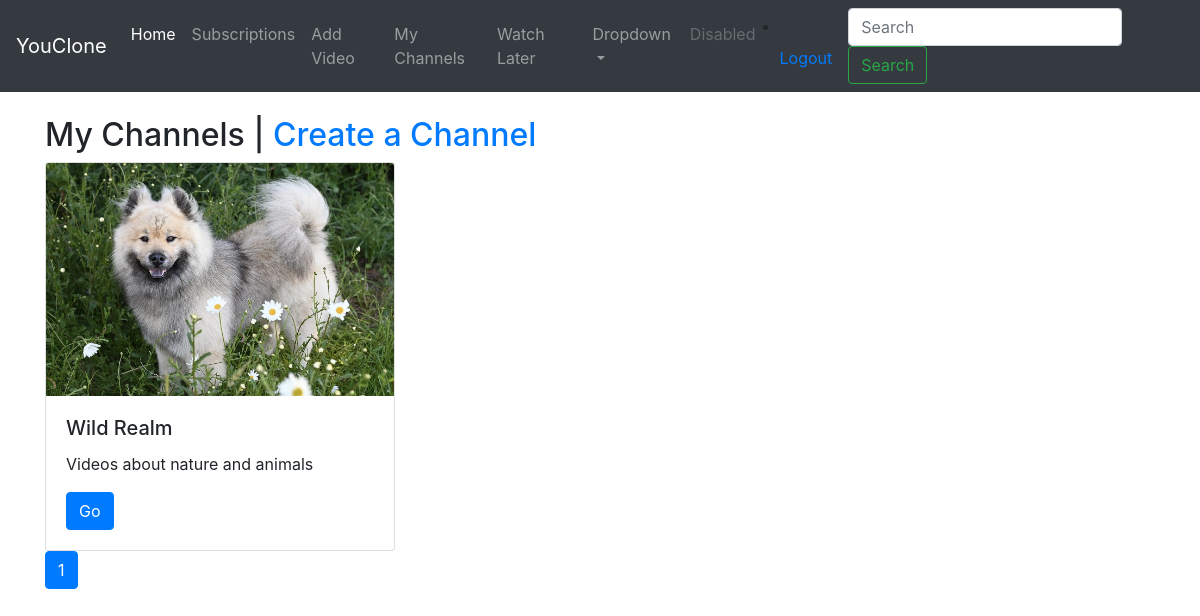
Before: /channel/ (signed in) with the older database file.
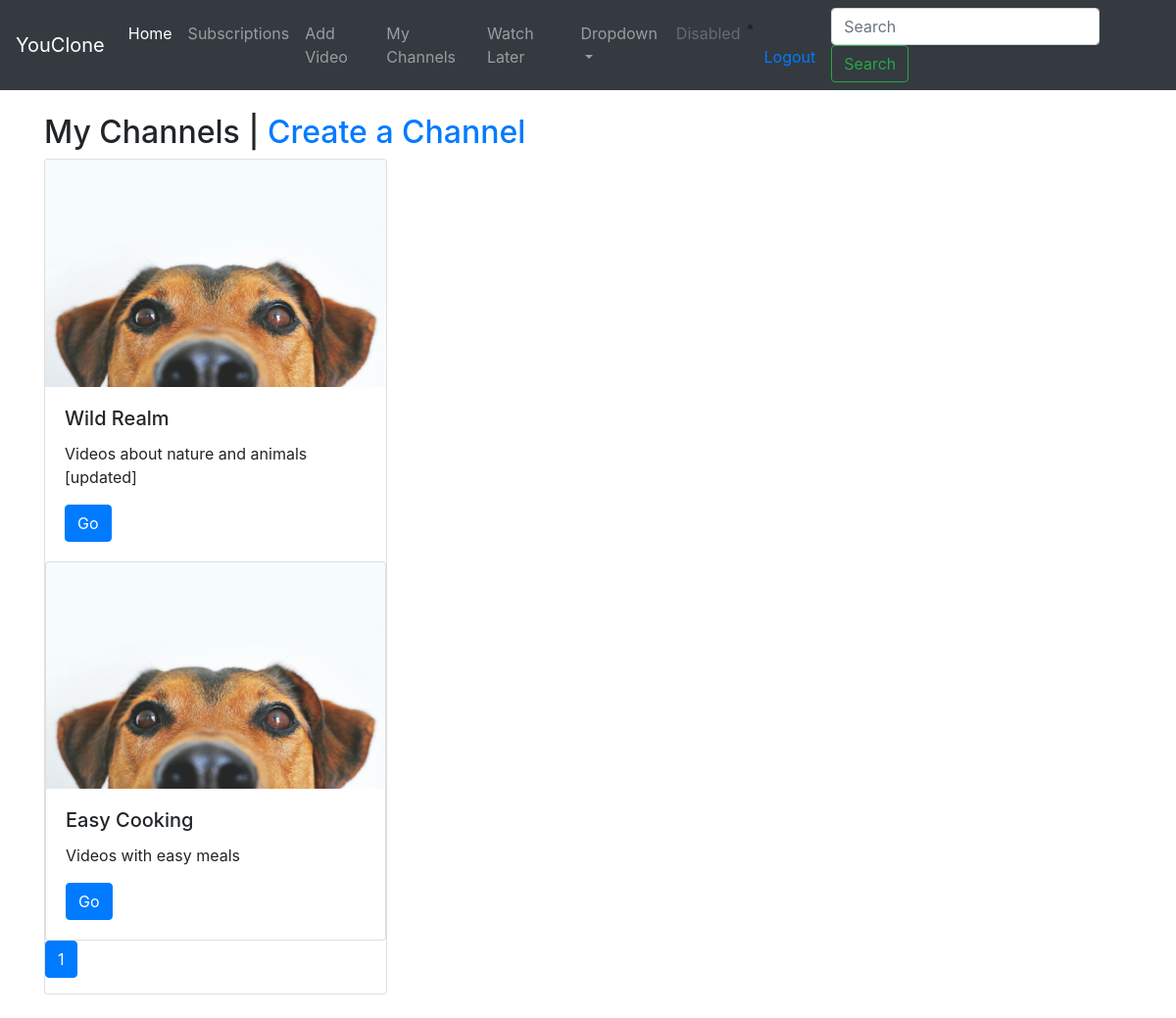
After: the same page with the newer database file.
### channel/models.py (models this page shows, shortened)
class Channel(models.Model):
    DEFAULT_AVATAR = 'avatars/default_avatar.jpg'
    name = models.CharField(max_length=30)
    user = models.ForeignKey(User, null=True, on_delete=models.CASCADE)
    description = models.TextField(max_length=5000, blank=True)
    subscribers = models.ManyToManyField(User, related_name='channel_subscribers', blank=True)
    creation_date = models.DateTimeField(auto_now_add=True)
    avatar = models.ImageField(default=DEFAULT_AVATAR, upload_to='avatars/', blank=True, null=True)

### channel/views.py (the view)
# urls.py: path('channel/', views.my_channels, name='my-channels'),
@login_required
def my_channels(request):
    channel_list = Channel.objects.filter(user=request.user).order_by('-subscribers')
    paginator = Paginator(channel_list, 20)
    page_number = request.GET.get('page')
    page_obj = paginator.get_page(page_number)
    context = {
        'page_obj': page_obj
    }
    return render(request, 'channel/my_channels.html', context)

### channel/templates/channel/my_channels.html (shortened to what this page needs)
{% extends 'video/base.html' %}
{% block content %}
    <section class="container mt-4">
        <h2>My Channels | <a href="{% url 'channel:channel-create' %}">Create a Channel</a></h2>
        <div class="row">
            <div class="col-md-4 mb-4">
                {% for channel in page_obj %}
                    <div class="card">
                    <img src="{{ channel.avatar.url }}" class="card-img-top" alt="Video Thumbnail">
                    <div class="card-body">
                        <h5 class="card-title">{{ channel.name }}</h5>
                        <p class="card-text">{{ channel.description }}</p>
                        <a href="{% url 'channel:channel-detail' channel.id %}" class="btn btn-primary">Go</a>
                    </div>
                {% endfor %}
                </div>
                <nav aria-label="Page navigation example">
                    <ul class="pagination">
                        <li class="page-item active">
                            <a class="page-link" href="#">{{ page_obj.number }}<span class="sr-only">(current)</span></a>
                        </li>
                    </ul>
                </nav>
            </div>
        </div>
    </section>
{% endblock %}

Changed rows visible on the page:
changed Channel "Wild Realm": avatar: picture removed, a placeholder shows; description "Videos about nature and animals" → "Videos about nature and animals [updated]"
added Channel: avatar (placeholder picture), name "Easy Cooking", description "Videos with easy meals"
